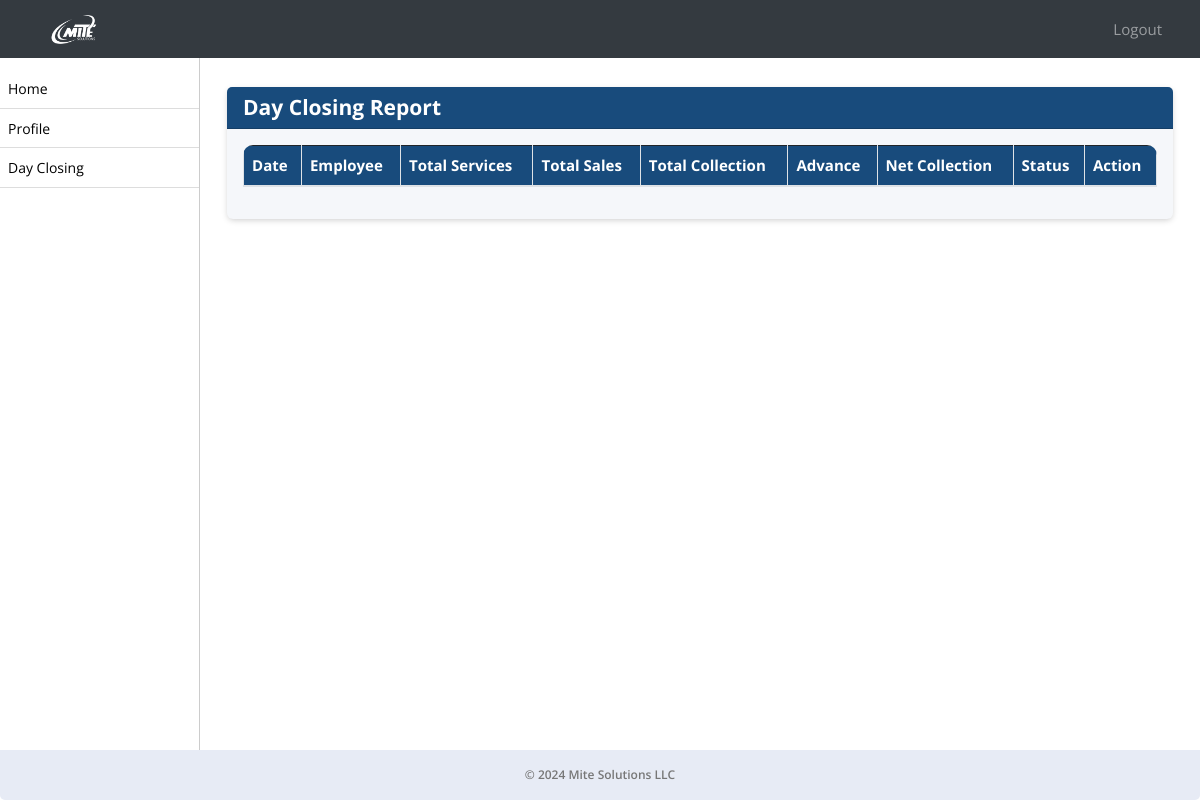
Page /sale/day-closing-report/ (signed in) on the earlier database version.
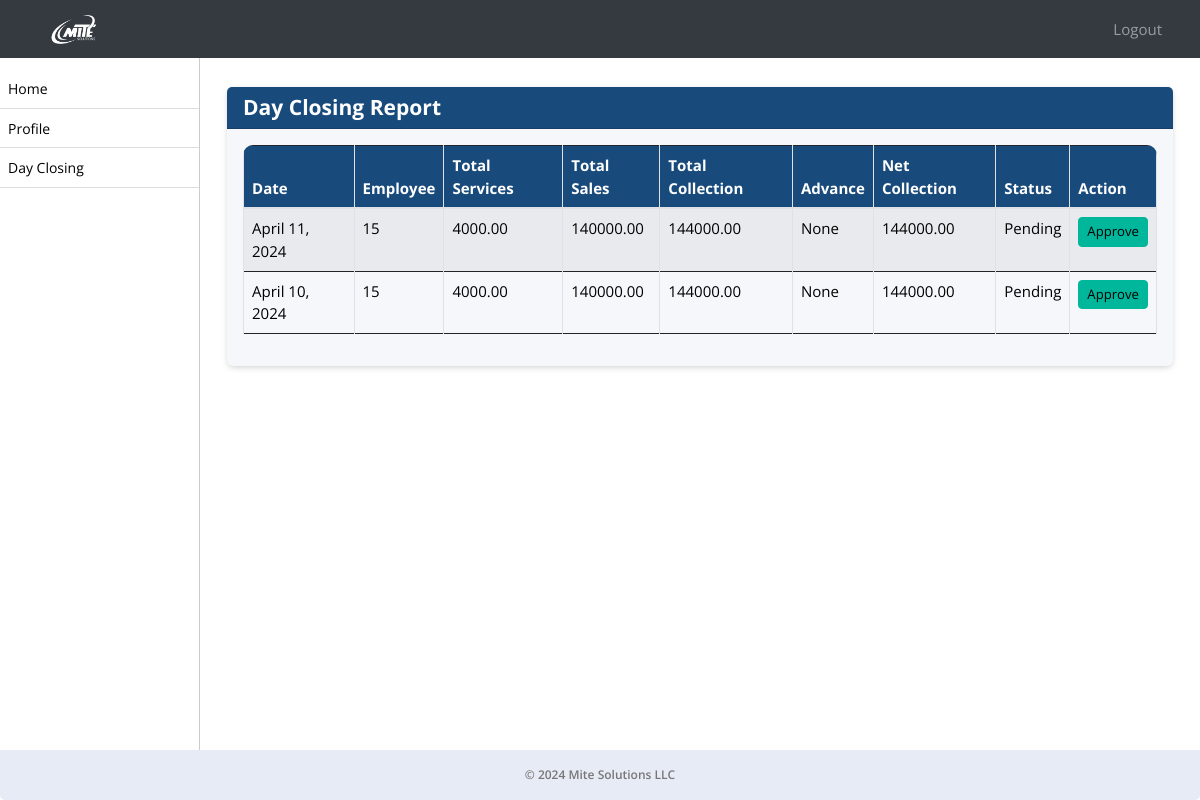
Same page on the later database version.
### ezshopapp/models.py (models this page shows, shortened)
class Module(models.Model):
    URL_CHOICES = [
        ('/sale/dayclosing/', 'Day Closing'),
        ('/dayclosing/admin/', 'Admin Day Closing'),
        ('/sale/sales-by-staff-item-service/', 'Sales by Staff - Product/Service'),
        ('/sale/sales-by-staff-service/', 'Sales by Staff - Service'),
        ('/sale/sales-by-staff-item/', 'Sales by Staff - Product'),
        ('/sale/day-closing-report/', 'Day Closing Report'),
        ('/sale/sales-report/', 'Sales Report'),
    ]
    URL_NAMES = [
        ('Day Closing', '/sale/dayclosing/'),
        ('Admin Day Closing', '/dayclosing/admin/'),
        ('Sales by Staff - Product/Service', '/sale/sales-by-staff-item-service/'),
        ('Sales by Staff - Service', '/sale/sales-by-staff-service/'),
        ('Sales by Staff - Product', '/sale/sales-by-staff-item/'),
        ('Day Closing Report', '/sale/day-closing-report/'),
        ('Sales Report', '/sale/sales-report/'),
    ]
    url = models.CharField(max_length=150, choices=URL_CHOICES, null=True, verbose_name='Page Name')
    name = models.CharField(max_length=50, choices=URL_NAMES, null=True, verbose_name='Page URL')
    created_on = models.DateTimeField(auto_now_add=True, null=True)

class DayClosing(models.Model):
    date = models.DateField()
    employee = models.ForeignKey(Employee, on_delete=models.CASCADE, blank=True, null=True)
    total_services = models.DecimalField(max_digits=8, decimal_places=2)
    total_sales = models.DecimalField(max_digits=8, decimal_places=2)
    total_collection = models.DecimalField(max_digits=8, decimal_places=2)
    advance = models.DecimalField(max_digits=8, decimal_places=2, blank=True, null=True)
    net_collection = models.DecimalField(max_digits=8, decimal_places=2)
    status = models.CharField(max_length=10, choices=STATUS_CHOICES, default='pending')
    created_on = models.DateTimeField(auto_now_add=True, null=True)

class Employee(models.Model):
    employee_id = models.CharField(max_length=10, unique=True)
    username = models.CharField(max_length=50, null=True)
    password = models.CharField(max_length=50, null=True)
    business_profile = models.CharField(max_length=255, null=True)
    business_profile_id = models.IntegerField(null=True)
    first_name = models.CharField(max_length=255)
    second_name = models.CharField(max_length=255)
    nationality = models.CharField(max_length=255)
    mobile_no = models.CharField(max_length=20, blank=True, null=True)
    passport_no = models.CharField(max_length=20, unique=True)
    passport_expiration_date = models.DateField()
    emirates_id = models.CharField(max_length=20, unique=True)
    id_expiration_date = models.DateField()
    basic_pay = models.DecimalField(max_digits=10, decimal_places=2)
    house_allowance = models.DecimalField(max_digits=10, decimal_places=2, default=0)
    transportation_allowance = models.DecimalField(max_digits=10, decimal_places=2, default=0)
    commission_percentage = models.DecimalField(max_digits=5, decimal_places=2, default=0, validators=[MinValueValidator(0)])
    joining_date = models.DateField()
    job_role = models.ForeignKey(Role, on_delete=models.SET_NULL, null=True)
    is_employee = models.BooleanField(default=True)
    created_on = models.DateTimeField(auto_now_add=True, null=True)

### ezshopapp/views.py (the view)
# urls.py: path('sale/day-closing-report/', day_closing_report, name='day_closing_report'),
def day_closing_report(request):
    logged_in_employee_id = request.session.get('employee_id')  # If using session
    day_closings_list = DayClosing.objects.filter(employee__id=logged_in_employee_id).order_by('-created_on')
    employees = Employee.objects.get(id=logged_in_employee_id)
    role = Role.objects.filter(name=employees.job_role).first()
    active_modules = role.modules.all()
    paginator = Paginator(day_closings_list, 10)
    page = request.GET.get('page')
    try:
        day_closings = paginator.page(page)
    except PageNotAnInteger:
        day_closings = paginator.page(1)
    except EmptyPage:
        day_closings = paginator.page(paginator.num_pages)
    return render(request, 'day_closing_report.html', {'day_closings': day_closings, 'active_modules':active_modules})

### ezshopapp/models.py (called while the page is built)
    def __str__(self):
        return self.name

### ezshopapp/templates/day_closing_report.html (shortened to what this page needs)
{% extends 'emp_base.html' %}
{% block content %}
<div class="container mb-5">
    <div class="card mt-3">
        <div class="card-header">
            <h4 class="mb-0 text-white">Day Closing Report</h4>
        </div>
        <div class="card-body">
            <div class="table-responsive">
            <table class="table table-bordered table-striped nowrap" id="dayclosingemp">
                <thead>
                    <tr>
                        <th>Date</th>
                        <th>Employee</th>
                        <th>Total Services</th>
                        <th>Total Sales</th>
                        <th>Total Collection</th>
                        <th>Advance</th>
                        <th>Net Collection</th>
                        <th>Status</th>
                        <th>Action</th>
                    </tr>
                </thead>
                <tbody>
                    {% for day_closing in day_closings %}
                    <tr>
                        <td>{{ day_closing.date }}</td>
                        <td>{{ day_closing.employee.id }}</td>
                        <td>{{ day_closing.total_services }}</td>
                        <td>{{ day_closing.total_sales }}</td>
                        <td>{{ day_closing.total_collection }}</td>
                        <td>{{ day_closing.advance }}</td>
                        <td>{{ day_closing.net_collection }}</td>
                        <td class="text-capitalize">{{ day_closing.status }}</td>
                        <td>
                            <div class="d-flex justify-content-between align-items-center gap-3">
                                {% if day_closing.status == 'pending' %}
                                    <a href="{% url 'approve_day_closing' day_closing.id %}" class="btn btn-success btn-sm">Approve</a>
                                {% else %}
                                    <button class="btn btn-secondary btn-sm" disabled>Approved</button>
                                {% endif %}
                            </div>
                        </td>
                    </tr>
                    {% endfor %}
                </tbody>
            </table>
        </div>
        </div>
    </div>
</div>
{% endblock %}

### ezshopapp/templates/emp_base.html (shortened to what this page needs)
{% load static %}
<!DOCTYPE html>
<html lang="en">
<head>
    <link rel="stylesheet" href="https://stackpath.bootstrapcdn.com/bootstrap/4.3.1/css/bootstrap.min.css">
    <link href="../../static/js/style.css" rel="stylesheet">
    <link rel="stylesheet" type="text/css" href="https://cdn.datatables.net/1.11.5/css/jquery.dataTables.css">
    <link rel="stylesheet" href="https://use.fontawesome.com/releases/v5.8.2/css/all.css">
    <link rel="stylesheet" href="https://cdn.datatables.net/1.10.24/css/dataTables.bootstrap4.min.css"/>
    <link rel="stylesheet" type="text/css" href="https://cdn.jsdelivr.net/npm/daterangepicker/daterangepicker.css" />
<link rel="stylesheet" href="https://cdn.datatables.net/2.0.2/css/dataTables.bootstrap5.css">
<link rel="stylesheet" href="https://cdn.datatables.net/responsive/3.0.0/css/responsive.bootstrap5.css">
<link rel="stylesheet" type="text/css" href="https://cdn.datatables.net/buttons/2.2.2/css/buttons.bootstrap5.min.css">
</head>
<body>
<nav class="navbar navbar-expand-lg navbar-dark bg-dark fixed-top">
    <a class="navbar-brand text-left" href="/employee-dashboard/">
         <img src="../../static/assets/logo.png" alt="Mite Solutions"  style="filter: brightness(0) invert(1);" width="5%">
    </a>
    <div class="collapse navbar-collapse" id="navbarNav">
        <ul class="navbar-nav ml-auto pl-3">
                <a class="nav-link" href="{% url 'employee_logout' %}" id="logout-link">Logout</a>
        </ul>
    </div>
</nav>
<div id="sidebar">
<ul id="font-c" style="max-height: 400px; overflow-y: scroll;">
    <li><a href="/employee-dashboard/">Home</a></li>
    <li><a href="/profile/">Profile</a></li>
    {% for module in active_modules %}
        <li>
            <a href="{{ module.url }}">{{ module.name }}</a>
        </li>
    {% endfor %}
</ul>
</div>
<div id="content">
    {% block content %}{% endblock %}
    <footer class="footer mt-auto py-3 bg-light">
        <div class="container text-center">
            <span class="text-muted">&copy; 2024 Mite Solutions LLC</span>
        </div>
    </footer>
</div>
</body>
</html>

Differences in the rows shown:
added DayClosing: date "April 11, 2024", employee.id "15", total_services "4000.00", total_sales "140000.00", total_collection "144000.00", advance "None", net_collection "144000.00", status "Pending", shows "Approve"
added DayClosing: date "April 10, 2024", employee.id "15", total_services "4000.00", total_sales "140000.00", total_collection "144000.00", advance "None", net_collection "144000.00", status "Pending", shows "Approve"
